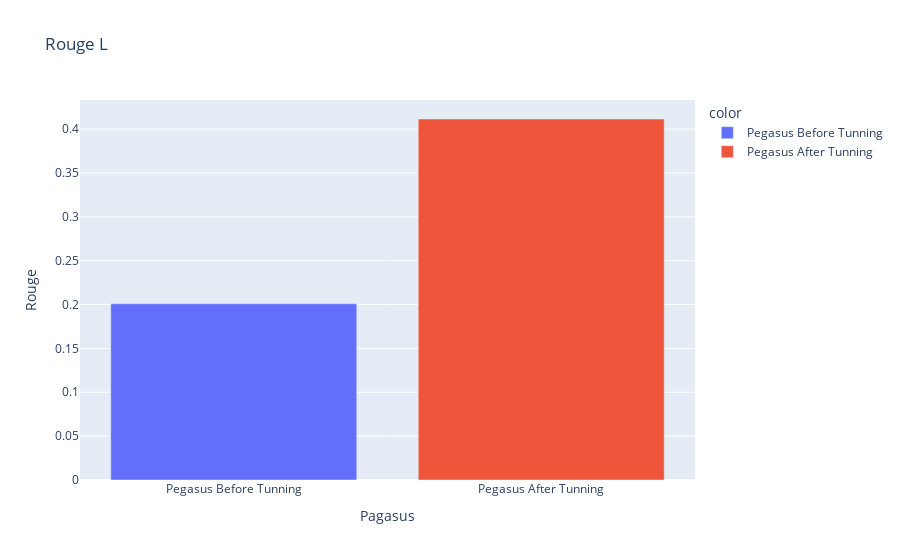

Notebook code for this chart:
### Code cell
# Plot The Result Using Plotly
px.bar(x=X_axis, y=rouge_l_y_axis, color=X_axis, title="Rouge L").update_layout(
    xaxis_title="Pagasus Summarization Model", 
    yaxis_title="Rouge"
)

### Figure 1 — Plotly figure (JSON) as saved in the notebook; plotly's stock layout.template omitted (floating-point values rounded to 4 significant figures)
{"data": [{"alignmentgroup": "True", "hovertemplate": "color=Pegasus Before Tunning<br>x=%{x}<br>y=%{y}<extra></extra>", "legendgroup": "Pegasus Before Tunning", "marker": {"color": "#636efa", "pattern": {"shape": ""}}, "name": "Pegasus Before Tunning", "offsetgroup": "Pegasus Before Tunning", "orientation": "v", "showlegend": true, "textposition": "auto", "type": "bar", "x": ["Pegasus Before Tunning"], "xaxis": "x", "y": [0.201], "yaxis": "y"}, {"alignmentgroup": "True", "hovertemplate": "color=Pegasus After Tunning<br>x=%{x}<br>y=%{y}<extra></extra>", "legendgroup": "Pegasus After Tunning", "marker": {"color": "#EF553B", "pattern": {"shape": ""}}, "name": "Pegasus After Tunning", "offsetgroup": "Pegasus After Tunning", "orientation": "v", "showlegend": true, "textposition": "auto", "type": "bar", "x": ["Pegasus After Tunning"], "xaxis": "x", "y": [0.4116], "yaxis": "y"}], "layout": {"barmode": "relative", "legend": {"title": {"text": "color"}, "tracegroupgap": 0}, "title": {"text": "Rouge L"}, "xaxis": {"anchor": "y", "domain": [0, 1], "title": {"text": "Pagasus"}}, "yaxis": {"anchor": "x", "domain": [0, 1], "title": {"text": "Rouge"}}}}
